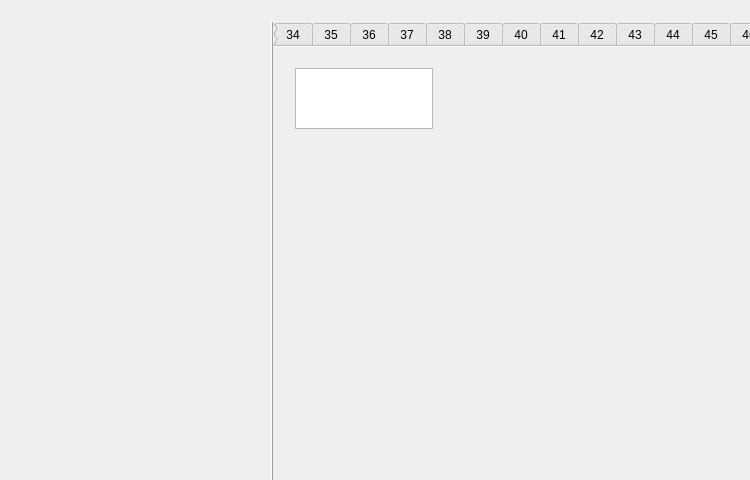
<?xml version="1.0" encoding="UTF-8"?>
<ui version="4.0">
 <class>Spade</class>
 <widget class="QDialog" name="Spade">
  <property name="geometry">
   <rect>
    <x>0</x>
    <y>0</y>
    <width>750</width>
    <height>480</height>
   </rect>
  </property>
  <property name="minimumSize">
   <size>
    <width>750</width>
    <height>480</height>
   </size>
  </property>
  <property name="windowTitle">
   <string>Spade</string>
  </property>
  <property name="autoFillBackground">
   <bool>true</bool>
  </property>
  <widget class="QWidget" name="verticalLayoutWidget">
   <property name="geometry">
    <rect>
     <x>10</x>
     <y>10</y>
     <width>1001</width>
     <height>581</height>
    </rect>
   </property>
   <layout class="QVBoxLayout" name="main_v_layout">
    <property name="spacing">
     <number>0</number>
    </property>
    <item>
     <layout class="QHBoxLayout" name="theme_tray_h_layout_1">
      <property name="spacing">
       <number>0</number>
      </property>
     </layout>
    </item>
    <item>
     <layout class="QHBoxLayout" name="theme_tray_h_layout_2">
      <property name="spacing">
       <number>0</number>
      </property>
     </layout>
    </item>
    <item>
     <layout class="QHBoxLayout" name="tabs_h_layout">
      <property name="spacing">
       <number>0</number>
      </property>
      <item>
       <widget class="RichTreeWidget" name="class_tree" native="true">
        <property name="minimumSize">
         <size>
          <width>250</width>
          <height>0</height>
         </size>
        </property>
        <property name="maximumSize">
         <size>
          <width>250</width>
          <height>16777215</height>
         </size>
        </property>
        <property name="palette">
         <palette>
          <active>
           <colorrole role="Base">
            <brush brushstyle="SolidPattern">
             <color alpha="255">
              <red>241</red>
              <green>240</green>
              <blue>239</blue>
             </color>
            </brush>
           </colorrole>
          </active>
          <inactive>
           <colorrole role="Base">
            <brush brushstyle="SolidPattern">
             <color alpha="255">
              <red>241</red>
              <green>240</green>
              <blue>239</blue>
             </color>
            </brush>
           </colorrole>
          </inactive>
          <disabled>
           <colorrole role="Base">
            <brush brushstyle="SolidPattern">
             <color alpha="255">
              <red>255</red>
              <green>255</green>
              <blue>255</blue>
             </color>
            </brush>
           </colorrole>
          </disabled>
         </palette>
        </property>
       </widget>
      </item>
      <item>
       <widget class="Line" name="line">
        <property name="frameShadow">
         <enum>QFrame::Raised</enum>
        </property>
        <property name="orientation">
         <enum>Qt::Vertical</enum>
        </property>
       </widget>
      </item>
      <item>
       <widget class="QTabWidget" name="tabs">
        <property name="currentIndex">
         <number>50</number>
        </property>
        <property name="documentMode">
         <bool>true</bool>
        </property>
        <widget class="QWidget" name="tab_1">
         <attribute name="title">
          <string>1</string>
         </attribute>
         <widget class="QWidget" name="verticalLayoutWidget_2">
          <property name="geometry">
           <rect>
            <x>10</x>
            <y>10</y>
            <width>160</width>
            <height>80</height>
           </rect>
          </property>
          <layout class="QVBoxLayout" name="tab_1_v_layout"/>
         </widget>
        </widget>
        <widget class="QWidget" name="tab_2">
         <attribute name="title">
          <string>2</string>
         </attribute>
         <widget class="QWidget" name="verticalLayoutWidget_3">
          <property name="geometry">
           <rect>
            <x>10</x>
            <y>10</y>
            <width>160</width>
            <height>80</height>
           </rect>
          </property>
          <layout class="QVBoxLayout" name="tab_2_v_layout"/>
         </widget>
        </widget>
        <widget class="QWidget" name="tab_3">
         <attribute name="title">
          <string>3</string>
         </attribute>
         <widget class="QWidget" name="verticalLayoutWidget_4">
          <property name="geometry">
           <rect>
            <x>10</x>
            <y>10</y>
            <width>160</width>
            <height>80</height>
           </rect>
          </property>
          <layout class="QVBoxLayout" name="tab_3_v_layout"/>
         </widget>
        </widget>
        <widget class="QWidget" name="tab_4">
         <attribute name="title">
          <string>4</string>
         </attribute>
         <widget class="QWidget" name="verticalLayoutWidget_5">
          <property name="geometry">
           <rect>
            <x>10</x>
            <y>10</y>
            <width>160</width>
            <height>80</height>
           </rect>
          </property>
          <layout class="QVBoxLayout" name="tab_4_v_layout"/>
         </widget>
        </widget>
        <widget class="QWidget" name="tab_5">
         <attribute name="title">
          <string>5</string>
         </attribute>
         <widget class="QWidget" name="verticalLayoutWidget_6">
          <property name="geometry">
           <rect>
            <x>10</x>
            <y>10</y>
            <width>160</width>
            <height>80</height>
           </rect>
          </property>
          <layout class="QVBoxLayout" name="tab_5_v_layout"/>
         </widget>
        </widget>
        <widget class="QWidget" name="tab_6">
         <attribute name="title">
          <string>6</string>
         </attribute>
         <widget class="QWidget" name="verticalLayoutWidget_7">
          <property name="geometry">
           <rect>
            <x>10</x>
            <y>10</y>
            <width>160</width>
            <height>80</height>
           </rect>
          </property>
          <layout class="QVBoxLayout" name="tab_6_v_layout"/>
         </widget>
        </widget>
        <widget class="QWidget" name="tab_7">
         <attribute name="title">
          <string>7</string>
         </attribute>
         <widget class="QWidget" name="verticalLayoutWidget_8">
          <property name="geometry">
           <rect>
            <x>10</x>
            <y>10</y>
            <width>160</width>
            <height>80</height>
           </rect>
          </property>
          <layout class="QVBoxLayout" name="tab_7_v_layout"/>
         </widget>
        </widget>
        <widget class="QWidget" name="tab_8">
         <attribute name="title">
          <string>8</string>
         </attribute>
         <widget class="QWidget" name="verticalLayoutWidget_9">
          <property name="geometry">
           <rect>
            <x>10</x>
            <y>10</y>
            <width>160</width>
            <height>80</height>
           </rect>
          </property>
          <layout class="QVBoxLayout" name="tab_8_v_layout"/>
         </widget>
        </widget>
        <widget class="QWidget" name="tab_9">
         <attribute name="title">
          <string>9</string>
         </attribute>
         <widget class="QWidget" name="verticalLayoutWidget_10">
          <property name="geometry">
           <rect>
            <x>10</x>
            <y>10</y>
            <width>160</width>
            <height>80</height>
           </rect>
          </property>
          <layout class="QVBoxLayout" name="tab_9_v_layout"/>
         </widget>
        </widget>
        <widget class="QWidget" name="tab_10">
         <attribute name="title">
          <string>10</string>
         </attribute>
         <widget class="QWidget" name="verticalLayoutWidget_11">
          <property name="geometry">
           <rect>
            <x>10</x>
            <y>10</y>
            <width>160</width>
            <height>80</height>
           </rect>
          </property>
          <layout class="QVBoxLayout" name="tab_10_v_layout"/>
         </widget>
        </widget>
        <widget class="QWidget" name="tab_11">
         <attribute name="title">
          <string>11</string>
         </attribute>
         <widget class="QWidget" name="verticalLayoutWidget_12">
          <property name="geometry">
           <rect>
            <x>10</x>
            <y>10</y>
            <width>160</width>
            <height>80</height>
           </rect>
          </property>
          <layout class="QVBoxLayout" name="tab_11_v_layout"/>
         </widget>
        </widget>
        <widget class="QWidget" name="tab_12">
         <attribute name="title">
          <string>12</string>
         </attribute>
         <widget class="QWidget" name="verticalLayoutWidget_13">
          <property name="geometry">
           <rect>
            <x>10</x>
            <y>10</y>
            <width>160</width>
            <height>80</height>
           </rect>
          </property>
          <layout class="QVBoxLayout" name="tab_12_v_layout"/>
         </widget>
        </widget>
        <widget class="QWidget" name="tab_13">
         <attribute name="title">
          <string>13</string>
         </attribute>
         <widget class="QWidget" name="verticalLayoutWidget_14">
          <property name="geometry">
           <rect>
            <x>10</x>
            <y>10</y>
            <width>160</width>
            <height>80</height>
           </rect>
          </property>
          <layout class="QVBoxLayout" name="tab_13_v_layout"/>
         </widget>
        </widget>
        <widget class="QWidget" name="tab_14">
         <attribute name="title">
          <string>14</string>
         </attribute>
         <widget class="QWidget" name="verticalLayoutWidget_15">
          <property name="geometry">
           <rect>
            <x>10</x>
            <y>10</y>
            <width>160</width>
            <height>80</height>
           </rect>
          </property>
          <layout class="QVBoxLayout" name="tab_14_v_layout"/>
         </widget>
        </widget>
        <widget class="QWidget" name="tab_15">
         <attribute name="title">
          <string>15</string>
         </attribute>
         <widget class="QWidget" name="verticalLayoutWidget_16">
          <property name="geometry">
           <rect>
            <x>10</x>
            <y>10</y>
            <width>160</width>
            <height>80</height>
           </rect>
          </property>
          <layout class="QVBoxLayout" name="tab_15_v_layout"/>
         </widget>
        </widget>
        <widget class="QWidget" name="tab_16">
         <attribute name="title">
          <string>16</string>
         </attribute>
         <widget class="QWidget" name="verticalLayoutWidget_17">
          <property name="geometry">
           <rect>
            <x>10</x>
            <y>10</y>
            <width>160</width>
            <height>80</height>
           </rect>
          </property>
          <layout class="QVBoxLayout" name="tab_16_v_layout"/>
         </widget>
        </widget>
        <widget class="QWidget" name="tab_17">
         <attribute name="title">
          <string>17</string>
         </attribute>
         <widget class="QWidget" name="verticalLayoutWidget_18">
          <property name="geometry">
           <rect>
            <x>10</x>
            <y>10</y>
            <width>160</width>
            <height>80</height>
           </rect>
          </property>
          <layout class="QVBoxLayout" name="tab_17_v_layout"/>
         </widget>
        </widget>
        <widget class="QWidget" name="tab_18">
         <attribute name="title">
          <string>18</string>
         </attribute>
         <widget class="QWidget" name="verticalLayoutWidget_19">
          <property name="geometry">
           <rect>
            <x>10</x>
            <y>10</y>
            <width>160</width>
            <height>80</height>
           </rect>
          </property>
          <layout class="QVBoxLayout" name="tab_18_v_layout"/>
         </widget>
        </widget>
        <widget class="QWidget" name="tab_19">
         <attribute name="title">
          <string>19</string>
         </attribute>
         <widget class="QWidget" name="verticalLayoutWidget_20">
          <property name="geometry">
           <rect>
            <x>10</x>
            <y>10</y>
            <width>160</width>
            <height>80</height>
           </rect>
          </property>
          <layout class="QVBoxLayout" name="tab_19_v_layout"/>
         </widget>
        </widget>
        <widget class="QWidget" name="tab_20">
         <attribute name="title">
          <string>20</string>
         </attribute>
         <widget class="QWidget" name="verticalLayoutWidget_21">
          <property name="geometry">
           <rect>
            <x>10</x>
            <y>10</y>
            <width>160</width>
            <height>80</height>
           </rect>
          </property>
          <layout class="QVBoxLayout" name="tab_20_v_layout"/>
         </widget>
        </widget>
        <widget class="QWidget" name="tab_21">
         <attribute name="title">
          <string>21</string>
         </attribute>
         <widget class="QWidget" name="verticalLayoutWidget_42">
          <property name="geometry">
           <rect>
            <x>10</x>
            <y>10</y>
            <width>160</width>
            <height>80</height>
           </rect>
          </property>
          <layout class="QVBoxLayout" name="tab_21_v_layout"/>
         </widget>
        </widget>
        <widget class="QWidget" name="tab_22">
         <attribute name="title">
          <string>22</string>
         </attribute>
         <widget class="QWidget" name="verticalLayoutWidget_43">
          <property name="geometry">
           <rect>
            <x>10</x>
            <y>10</y>
            <width>160</width>
            <height>80</height>
           </rect>
          </property>
          <layout class="QVBoxLayout" name="tab_22_v_layout"/>
         </widget>
        </widget>
        <widget class="QWidget" name="tab_23">
         <attribute name="title">
          <string>23</string>
         </attribute>
         <widget class="QWidget" name="verticalLayoutWidget_44">
          <property name="geometry">
           <rect>
            <x>10</x>
            <y>10</y>
            <width>160</width>
            <height>80</height>
           </rect>
          </property>
          <layout class="QVBoxLayout" name="tab_23_v_layout"/>
         </widget>
        </widget>
        <widget class="QWidget" name="tab_24">
         <attribute name="title">
          <string>24</string>
         </attribute>
         <widget class="QWidget" name="verticalLayoutWidget_45">
          <property name="geometry">
           <rect>
            <x>10</x>
            <y>10</y>
            <width>160</width>
            <height>80</height>
           </rect>
          </property>
          <layout class="QVBoxLayout" name="tab_24_v_layout"/>
         </widget>
        </widget>
        <widget class="QWidget" name="tab_25">
         <attribute name="title">
          <string>25</string>
         </attribute>
         <widget class="QWidget" name="verticalLayoutWidget_46">
          <property name="geometry">
           <rect>
            <x>10</x>
            <y>10</y>
            <width>160</width>
            <height>80</height>
           </rect>
          </property>
          <layout class="QVBoxLayout" name="tab_25_v_layout"/>
         </widget>
        </widget>
        <widget class="QWidget" name="tab_26">
         <attribute name="title">
          <string>26</string>
         </attribute>
         <widget class="QWidget" name="verticalLayoutWidget_47">
          <property name="geometry">
           <rect>
            <x>10</x>
            <y>10</y>
            <width>160</width>
            <height>80</height>
           </rect>
          </property>
          <layout class="QVBoxLayout" name="tab_26_v_layout"/>
         </widget>
        </widget>
        <widget class="QWidget" name="tab_27">
         <attribute name="title">
          <string>27</string>
         </attribute>
         <widget class="QWidget" name="verticalLayoutWidget_48">
          <property name="geometry">
           <rect>
            <x>10</x>
            <y>10</y>
            <width>160</width>
            <height>80</height>
           </rect>
          </property>
          <layout class="QVBoxLayout" name="tab_27_v_layout"/>
         </widget>
        </widget>
        <widget class="QWidget" name="tab_28">
         <attribute name="title">
          <string>28</string>
         </attribute>
         <widget class="QWidget" name="verticalLayoutWidget_49">
          <property name="geometry">
           <rect>
            <x>10</x>
            <y>10</y>
            <width>160</width>
            <height>80</height>
           </rect>
          </property>
          <layout class="QVBoxLayout" name="tab_28_v_layout"/>
         </widget>
        </widget>
        <widget class="QWidget" name="tab_29">
         <attribute name="title">
          <string>29</string>
         </attribute>
         <widget class="QWidget" name="verticalLayoutWidget_50">
          <property name="geometry">
           <rect>
            <x>10</x>
            <y>10</y>
            <width>160</width>
            <height>80</height>
           </rect>
          </property>
          <layout class="QVBoxLayout" name="tab_29_v_layout"/>
         </widget>
        </widget>
        <widget class="QWidget" name="tab_30">
         <attribute name="title">
          <string>30</string>
         </attribute>
         <widget class="QWidget" name="verticalLayoutWidget_51">
          <property name="geometry">
           <rect>
            <x>10</x>
            <y>10</y>
            <width>160</width>
            <height>80</height>
           </rect>
          </property>
          <layout class="QVBoxLayout" name="tab_30_v_layout"/>
         </widget>
        </widget>
        <widget class="QWidget" name="tab_31">
         <attribute name="title">
          <string>31</string>
         </attribute>
         <widget class="QWidget" name="verticalLayoutWidget_52">
          <property name="geometry">
           <rect>
            <x>10</x>
            <y>10</y>
            <width>160</width>
            <height>80</height>
           </rect>
          </property>
          <layout class="QVBoxLayout" name="tab_31_v_layout"/>
         </widget>
        </widget>
        <widget class="QWidget" name="tab_32">
         <attribute name="title">
          <string>32</string>
         </attribute>
         <widget class="QWidget" name="verticalLayoutWidget_53">
          <property name="geometry">
           <rect>
            <x>10</x>
            <y>10</y>
            <width>160</width>
            <height>80</height>
           </rect>
          </property>
          <layout class="QVBoxLayout" name="tab_32_v_layout"/>
         </widget>
        </widget>
        <widget class="QWidget" name="tab_33">
         <attribute name="title">
          <string>33</string>
         </attribute>
         <widget class="QWidget" name="verticalLayoutWidget_54">
          <property name="geometry">
           <rect>
            <x>10</x>
            <y>10</y>
            <width>160</width>
            <height>80</height>
           </rect>
          </property>
          <layout class="QVBoxLayout" name="tab_33_v_layout"/>
         </widget>
        </widget>
        <widget class="QWidget" name="tab_34">
         <attribute name="title">
          <string>34</string>
         </attribute>
         <widget class="QWidget" name="verticalLayoutWidget_55">
          <property name="geometry">
           <rect>
            <x>10</x>
            <y>10</y>
            <width>160</width>
            <height>80</height>
           </rect>
          </property>
          <layout class="QVBoxLayout" name="tab_34_v_layout"/>
         </widget>
        </widget>
        <widget class="QWidget" name="tab_35">
         <attribute name="title">
          <string>35</string>
         </attribute>
         <widget class="QWidget" name="verticalLayoutWidget_56">
          <property name="geometry">
           <rect>
            <x>10</x>
            <y>10</y>
            <width>160</width>
            <height>80</height>
           </rect>
          </property>
          <layout class="QVBoxLayout" name="tab_35_v_layout"/>
         </widget>
        </widget>
        <widget class="QWidget" name="tab_36">
         <attribute name="title">
          <string>36</string>
         </attribute>
         <widget class="QWidget" name="verticalLayoutWidget_57">
          <property name="geometry">
           <rect>
            <x>10</x>
            <y>10</y>
            <width>160</width>
            <height>80</height>
           </rect>
          </property>
          <layout class="QVBoxLayout" name="tab_36_v_layout"/>
         </widget>
        </widget>
        <widget class="QWidget" name="tab_37">
         <attribute name="title">
          <string>37</string>
         </attribute>
         <widget class="QWidget" name="verticalLayoutWidget_58">
          <property name="geometry">
           <rect>
            <x>10</x>
            <y>10</y>
            <width>160</width>
            <height>80</height>
           </rect>
          </property>
          <layout class="QVBoxLayout" name="tab_37_v_layout"/>
         </widget>
        </widget>
        <widget class="QWidget" name="tab_38">
         <attribute name="title">
          <string>38</string>
         </attribute>
         <widget class="QWidget" name="verticalLayoutWidget_59">
          <property name="geometry">
           <rect>
            <x>10</x>
            <y>10</y>
            <width>160</width>
            <height>80</height>
           </rect>
          </property>
          <layout class="QVBoxLayout" name="tab_38_v_layout"/>
         </widget>
        </widget>
        <widget class="QWidget" name="tab_39">
         <attribute name="title">
          <string>39</string>
         </attribute>
         <widget class="QWidget" name="verticalLayoutWidget_60">
          <property name="geometry">
           <rect>
            <x>10</x>
            <y>10</y>
            <width>160</width>
            <height>80</height>
           </rect>
          </property>
          <layout class="QVBoxLayout" name="tab_39_v_layout"/>
         </widget>
        </widget>
        <widget class="QWidget" name="tab_40">
         <attribute name="title">
          <string>40</string>
         </attribute>
         <widget class="QWidget" name="verticalLayoutWidget_61">
          <property name="geometry">
           <rect>
            <x>10</x>
            <y>10</y>
            <width>160</width>
            <height>80</height>
           </rect>
          </property>
          <layout class="QVBoxLayout" name="tab_40_v_layout"/>
         </widget>
        </widget>
        <widget class="QWidget" name="tab_41">
         <attribute name="title">
          <string>41</string>
         </attribute>
         <widget class="QWidget" name="verticalLayoutWidget_62">
          <property name="geometry">
           <rect>
            <x>10</x>
            <y>10</y>
            <width>160</width>
            <height>80</height>
           </rect>
          </property>
          <layout class="QVBoxLayout" name="tab_41_v_layout"/>
         </widget>
        </widget>
        <widget class="QWidget" name="tab_42">
         <attribute name="title">
          <string>42</string>
         </attribute>
         <widget class="QWidget" name="verticalLayoutWidget_63">
          <property name="geometry">
           <rect>
            <x>10</x>
            <y>10</y>
            <width>160</width>
            <height>80</height>
           </rect>
          </property>
          <layout class="QVBoxLayout" name="tab_42_v_layout"/>
         </widget>
        </widget>
        <widget class="QWidget" name="tab_43">
         <attribute name="title">
          <string>43</string>
         </attribute>
         <widget class="QWidget" name="verticalLayoutWidget_64">
          <property name="geometry">
           <rect>
            <x>10</x>
            <y>10</y>
            <width>160</width>
            <height>80</height>
           </rect>
          </property>
          <layout class="QVBoxLayout" name="tab_43_v_layout"/>
         </widget>
        </widget>
        <widget class="QWidget" name="tab_44">
         <attribute name="title">
          <string>44</string>
         </attribute>
         <widget class="QWidget" name="verticalLayoutWidget_65">
          <property name="geometry">
           <rect>
            <x>10</x>
            <y>10</y>
            <width>160</width>
            <height>80</height>
           </rect>
          </property>
          <layout class="QVBoxLayout" name="tab_44_v_layout"/>
         </widget>
        </widget>
        <widget class="QWidget" name="tab_45">
         <attribute name="title">
          <string>45</string>
         </attribute>
         <widget class="QWidget" name="verticalLayoutWidget_66">
          <property name="geometry">
           <rect>
            <x>10</x>
            <y>10</y>
            <width>160</width>
            <height>80</height>
           </rect>
          </property>
          <layout class="QVBoxLayout" name="tab_45_v_layout"/>
         </widget>
        </widget>
        <widget class="QWidget" name="tab_46">
         <attribute name="title">
          <string>46</string>
         </attribute>
         <widget class="QWidget" name="verticalLayoutWidget_67">
          <property name="geometry">
           <rect>
            <x>10</x>
            <y>10</y>
            <width>160</width>
            <height>80</height>
           </rect>
          </property>
          <layout class="QVBoxLayout" name="tab_46_v_layout"/>
         </widget>
        </widget>
        <widget class="QWidget" name="tab_47">
         <attribute name="title">
          <string>47</string>
         </attribute>
         <widget class="QWidget" name="verticalLayoutWidget_68">
          <property name="geometry">
           <rect>
            <x>10</x>
            <y>10</y>
            <width>160</width>
            <height>80</height>
           </rect>
          </property>
          <layout class="QVBoxLayout" name="tab_47_v_layout"/>
         </widget>
        </widget>
        <widget class="QWidget" name="tab_48">
         <attribute name="title">
          <string>48</string>
         </attribute>
         <widget class="QWidget" name="verticalLayoutWidget_69">
          <property name="geometry">
           <rect>
            <x>10</x>
            <y>10</y>
            <width>160</width>
            <height>80</height>
           </rect>
          </property>
          <layout class="QVBoxLayout" name="tab_48_v_layout"/>
         </widget>
        </widget>
        <widget class="QWidget" name="tab_49">
         <attribute name="title">
          <string>49</string>
         </attribute>
         <widget class="QWidget" name="verticalLayoutWidget_70">
          <property name="geometry">
           <rect>
            <x>10</x>
            <y>10</y>
            <width>160</width>
            <height>80</height>
           </rect>
          </property>
          <layout class="QVBoxLayout" name="tab_49_v_layout"/>
         </widget>
        </widget>
        <widget class="QWidget" name="tab_50">
         <attribute name="title">
          <string>50</string>
         </attribute>
         <widget class="QWidget" name="verticalLayoutWidget_71">
          <property name="geometry">
           <rect>
            <x>10</x>
            <y>10</y>
            <width>160</width>
            <height>80</height>
           </rect>
          </property>
          <layout class="QVBoxLayout" name="tab_50_v_layout"/>
         </widget>
        </widget>
        <widget class="QWidget" name="help_tab">
         <attribute name="title">
          <string>Help</string>
         </attribute>
         <widget class="QWidget" name="verticalLayoutWidget_72">
          <property name="geometry">
           <rect>
            <x>10</x>
            <y>10</y>
            <width>160</width>
            <height>83</height>
           </rect>
          </property>
          <layout class="QVBoxLayout" name="help_tab_v_layout">
           <item>
            <widget class="QPlainTextEdit" name="help_editor"/>
           </item>
          </layout>
         </widget>
        </widget>
        <widget class="QWidget" name="language_tab">
         <attribute name="title">
          <string>Language</string>
         </attribute>
         <widget class="QWidget" name="verticalLayoutWidget_22">
          <property name="geometry">
           <rect>
            <x>10</x>
            <y>10</y>
            <width>321</width>
            <height>211</height>
           </rect>
          </property>
          <layout class="QVBoxLayout" name="language_tab_v_layout">
           <property name="spacing">
            <number>0</number>
           </property>
           <item>
            <widget class="QScrollArea" name="scrollArea">
             <property name="widgetResizable">
              <bool>true</bool>
             </property>
             <property name="alignment">
              <set>Qt::AlignCenter</set>
             </property>
             <widget class="QWidget" name="scrollAreaWidgetContents">
              <property name="geometry">
               <rect>
                <x>0</x>
                <y>0</y>
                <width>317</width>
                <height>207</height>
               </rect>
              </property>
             </widget>
            </widget>
           </item>
          </layout>
         </widget>
         <widget class="Elements" name="widget" native="true">
          <property name="geometry">
           <rect>
            <x>100</x>
            <y>250</y>
            <width>960</width>
            <height>1750</height>
           </rect>
          </property>
          <property name="sizePolicy">
           <sizepolicy hsizetype="Fixed" vsizetype="Preferred">
            <horstretch>0</horstretch>
            <verstretch>0</verstretch>
           </sizepolicy>
          </property>
          <property name="minimumSize">
           <size>
            <width>960</width>
            <height>1750</height>
           </size>
          </property>
          <property name="maximumSize">
           <size>
            <width>960</width>
            <height>1750</height>
           </size>
          </property>
         </widget>
        </widget>
       </widget>
      </item>
     </layout>
    </item>
   </layout>
  </widget>
 </widget>
 <layoutdefault spacing="6" margin="11"/>
 <customwidgets>
  <customwidget>
   <class>Elements</class>
   <extends>QWidget</extends>
   <header>elements.h</header>
   <container>1</container>
  </customwidget>
  <customwidget>
   <class>RichTreeWidget</class>
   <extends>QWidget</extends>
   <header>spade.h</header>
   <container>1</container>
  </customwidget>
 </customwidgets>
 <resources/>
 <connections/>
</ui>
